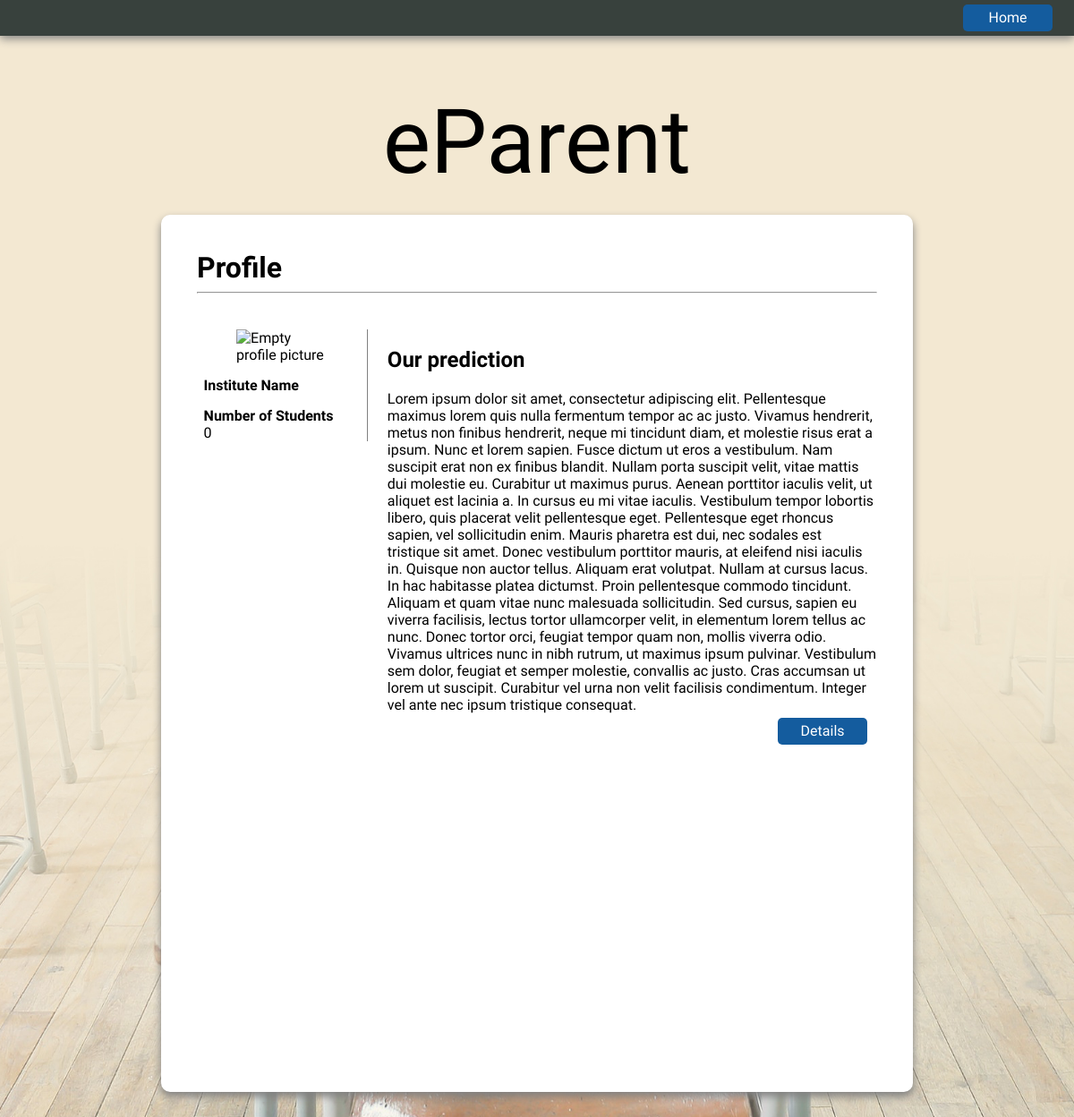
/Authintication_withFrontEnd_2/profile_inst.php (signed in), run on an earlier commit of the app's database.
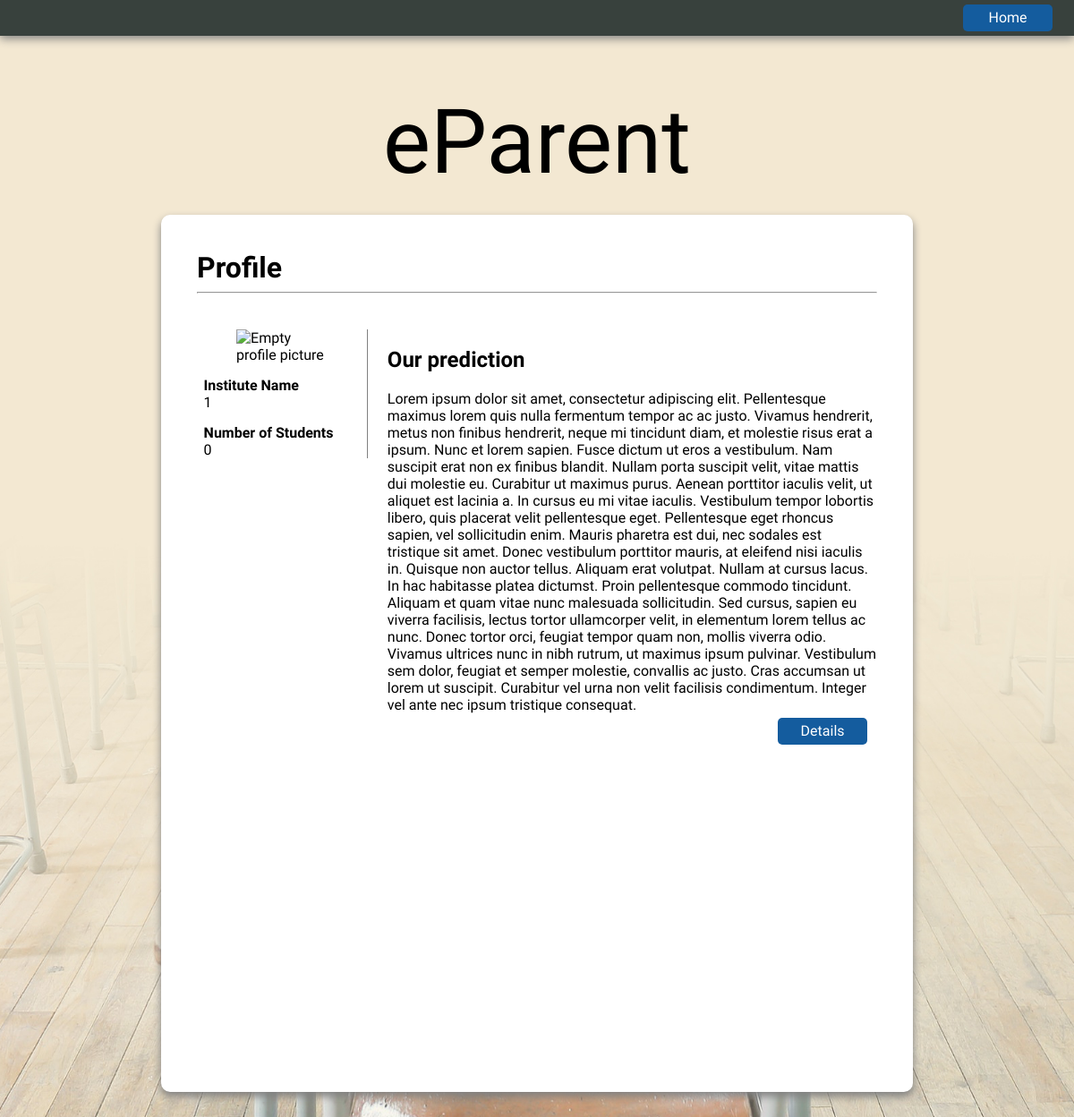
And on a later commit of the database.
### tables this page shows
CREATE TABLE `institutions` (
  `inst_key` int(11) NOT NULL,
  `login` varchar(45) NOT NULL,
  `password` varchar(45) NOT NULL,
  `inst_name` varchar(45) NOT NULL
);

### Authintication_withFrontEnd_2/profile_inst.php (the view, shortened to what this page needs)
<?php require_once('Connections/inst.php'); ?>
<?php
$colname_st = "-1";
if (isset($_SESSION['MM_Username']))
{
  $colname_st = $_SESSION['MM_Username'];
}
$query_st = "SELECT * FROM institutions WHERE login = '$colname_st'";
$st = mysqli_query($inst, $query_st);
$row_st = mysqli_fetch_assoc($st);
$nn = $row_st['inst_key'];
$query_num_of_st = "SELECT * FROM students WHERE inst_key = '$nn'";
$num_of_st = mysqli_query($inst, $query_num_of_st);
$totalRows_num_of_st = mysqli_num_rows($num_of_st);
?>
<!DOCTYPE html>
<html>
<head>
</head>
  <link rel="stylesheet" type="text/css" href="style.css">
<body>
<div class="navbar-wrapper">
  <div class="login-wrapper">
    <a href="index.html" class="login-button">
      Home
    </a>
  </div>
</div>
<div class="logo-wrapper">
  <div class="logo">
    eParent
  </div>
</div>
<div class="content-wrapper">
  <div class="field-wrapper contained profile">
    <h1>Profile</h1>
    <hr>
    <div class="profile-summary left">
      <div class="photo-wrapper">
      <img class="photo" src="inst_pics/<?php echo $user_info = $_SESSION['MM_Username']; ?>.jpg" alt="Empty profile picture">
      </div>
      <div class="info-attribute">
        Institute Name
      </div>
      <div class="info-value">
        <?php echo $row_st['inst_name']; ?>
      </div>
      <div class="info-attribute">
        Number of Students
      </div>
      <div class="info-value">
         <?php echo $totalRows_num_of_st; ?>
      </div>
    </div>
    <div class="prediction-wrapper right">
      <h2>Our prediction</h2>
      <div class="prediction">
        Lorem ipsum dolor sit amet, consectetur adipiscing elit. Pellentesque maximus lorem quis nulla
        fermentum tempor ac ac justo. Vivamus hendrerit, metus non finibus hendrerit, neque mi tincidunt diam,
        et molestie risus erat a ipsum. Nunc et lorem sapien. Fusce dictum ut eros a vestibulum. Nam suscipit erat
        non ex finibus blandit. Nullam porta suscipit velit, vitae mattis dui molestie eu. Curabitur ut maximus purus.
        Aenean porttitor iaculis velit, ut aliquet est lacinia a. In cursus eu mi vitae iaculis. Vestibulum tempor
        lobortis libero, quis placerat velit pellentesque eget.
        Pellentesque eget rhoncus sapien, vel sollicitudin enim. Mauris pharetra est dui, nec sodales est tristique sit amet.
        Donec vestibulum porttitor mauris, at eleifend nisi iaculis in. Quisque non auctor tellus. Aliquam erat volutpat.
        Nullam at cursus lacus. In hac habitasse platea dictumst. Proin pellentesque commodo tincidunt. Aliquam et quam vitae
        nunc malesuada sollicitudin. Sed cursus, sapien eu viverra facilisis, lectus tortor ullamcorper velit, in elementum lorem
        tellus ac nunc. Donec tortor orci, feugiat tempor quam non, mollis viverra odio. Vivamus ultrices nunc in nibh rutrum, ut maximus
        ipsum pulvinar. Vestibulum sem dolor, feugiat et semper molestie, convallis ac justo. Cras accumsan ut lorem ut suscipit.
        Curabitur vel urna non velit facilisis condimentum. Integer vel ante nec ipsum tristique consequat.
      </div>
      <div class="login-wrapper">
        <a href="details.html" class="login-button">
          Details
        </a>
      </div>
    </div>
  </div>
</div>
</body>
</html>

What changed in the data, as far as the page shows it:
added institutions: inst_name "1"
